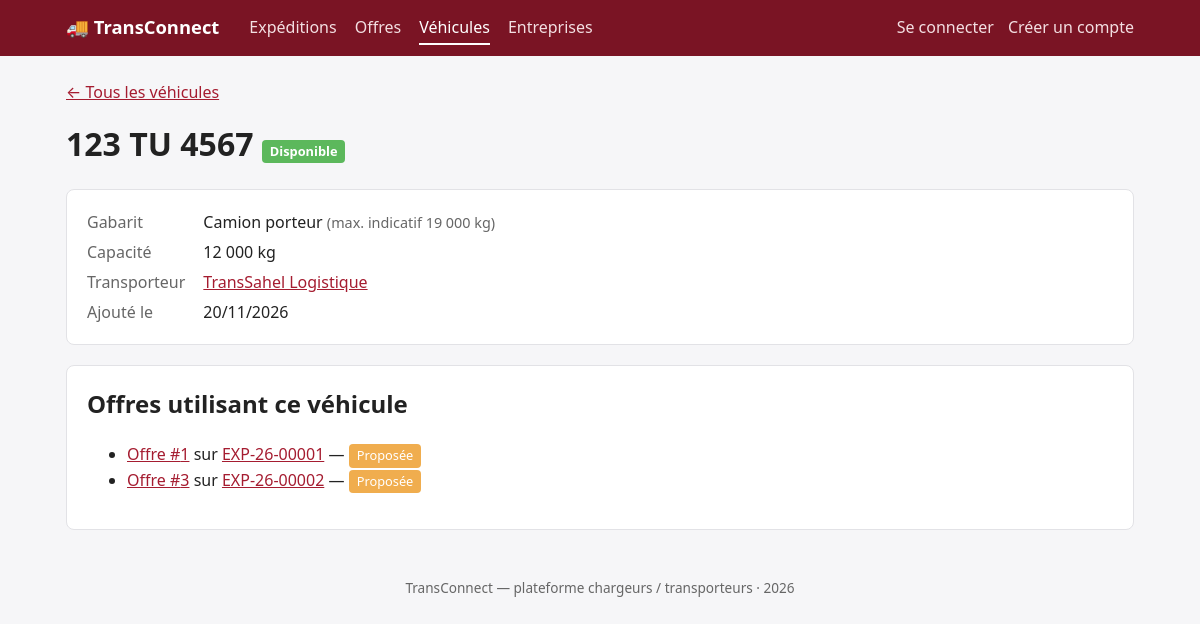
Screenshot of /vehicules/1/ with the database file from the repository.
### VehiculesApp/models.py (models this page shows, shortened)
class Vehicule(models.Model):
    CAMIONNETTE = 'camionnette'
    FOURGON = 'fourgon'
    CAMION_PORTEUR = 'camion_porteur'
    SEMI_REMORQUE = 'semi_remorque'
    TYPE_CHOICES = (
        (CAMIONNETTE, 'Camionnette / utilitaire léger'),
        (FOURGON, 'Fourgon'),
        (CAMION_PORTEUR, 'Camion porteur'),
        (SEMI_REMORQUE, 'Semi-remorque'),
    )
    CAPACITE_MAX_PAR_TYPE = {
        CAMIONNETTE: 1_500,
        FOURGON: 3_500,
        CAMION_PORTEUR: 19_000,
        SEMI_REMORQUE: 26_000,
    }
    immatriculation = models.CharField(max_length=20, unique=True)
    type_vehicule = models.CharField(max_length=20, choices=TYPE_CHOICES)
    capacite_kg = models.PositiveIntegerField(
        validators=[MinValueValidator(1, "Une capacité nulle n'est pas acceptée.")]
    )
    disponible = models.BooleanField(default=True)
    entreprise = models.ForeignKey(
        'EntreprisesApp.Entreprise',
        on_delete=models.CASCADE,
        related_name='vehicules',
    )
    created_at = models.DateTimeField(auto_now_add=True)
    updated_at = models.DateTimeField(auto_now=True)
    class Meta:
        verbose_name = 'Véhicule'
        verbose_name_plural = 'Véhicules'
        ordering = ['immatriculation']
    @property
    def capacite_max_type(self):
        return self.CAPACITE_MAX_PAR_TYPE.get(self.type_vehicule)

### EntreprisesApp/models.py (models this page shows, shortened)
class Entreprise(models.Model):
    TYPE_CHARGEUR = 'chargeur'
    TYPE_TRANSPORTEUR = 'transporteur'
    TYPE_CHOICES = (
        (TYPE_CHARGEUR, 'Chargeur'),
        (TYPE_TRANSPORTEUR, 'Transporteur'),
    )
    raison_sociale = models.CharField(max_length=150)
    matricule_fiscal = models.CharField(
        max_length=17, unique=True, validators=[valider_matricule_fiscal]
    )
    type_entreprise = models.CharField(max_length=15, choices=TYPE_CHOICES)
    adresse = models.TextField(
        validators=[MinLengthValidator(20, "L'adresse doit contenir au moins 20 caractères.")]
    )
    utilisateur = models.OneToOneField(
        Utilisateur,
        on_delete=models.CASCADE,
        related_name='entreprise',
        null=True,
        blank=True,
    )
    created_at = models.DateTimeField(auto_now_add=True)
    updated_at = models.DateTimeField(auto_now=True)
    class Meta:
        verbose_name = 'Entreprise'
        verbose_name_plural = 'Entreprises'
        ordering = ['raison_sociale']

### OffresApp/models.py (models this page shows, shortened)
class Offre(models.Model):
    PROPOSEE = 'proposee'
    ACCEPTEE = 'acceptee'
    REFUSEE = 'refusee'
    RETIREE = 'retiree'
    STATUT_CHOICES = (
        (PROPOSEE, 'Proposée'),
        (ACCEPTEE, 'Acceptée'),
        (REFUSEE, 'Refusée'),
        (RETIREE, 'Retirée'),
    )
    prix = models.DecimalField(
        max_digits=10,
        decimal_places=2,
        validators=[MinValueValidator(Decimal('0.01'), 'Le prix doit être strictement positif.')],
    )
    delai_jours = models.PositiveIntegerField(
        validators=[MinValueValidator(1, "Le délai doit être d'au moins 1 jour.")]
    )
    statut = models.CharField(max_length=15, choices=STATUT_CHOICES, default=PROPOSEE)
    date_proposition = models.DateField(auto_now_add=True)
    expedition = models.ForeignKey(
        'ExpeditionsApp.Expedition',
        on_delete=models.CASCADE,
        related_name='offres',
    )
    transporteur = models.ForeignKey(
        'EntreprisesApp.Entreprise',
        on_delete=models.CASCADE,
        related_name='offres',
    )
    vehicule = models.ForeignKey(
        'VehiculesApp.Vehicule',
        on_delete=models.PROTECT,
        related_name='offres',
    )
    created_at = models.DateTimeField(auto_now_add=True)
    updated_at = models.DateTimeField(auto_now=True)
    class Meta:
        verbose_name = 'Offre'
        verbose_name_plural = 'Offres'
        ordering = ['-created_at']

### ExpeditionsApp/models.py (models this page shows, shortened)
class Expedition(models.Model):
    PUBLIEE = 'publiee'
    ATTRIBUEE = 'attribuee'
    EN_COURS = 'en_cours'
    LIVREE = 'livree'
    ANNULEE = 'annulee'
    STATUT_CHOICES = (
        (PUBLIEE, 'Publiée'),
        (ATTRIBUEE, 'Attribuée'),
        (EN_COURS, 'En cours'),
        (LIVREE, 'Livrée'),
        (ANNULEE, 'Annulée'),
    )
    reference = models.CharField(max_length=12, unique=True, editable=False)
    ville_depart = models.CharField(max_length=100)
    ville_arrivee = models.CharField(max_length=100)
    poids_kg = models.DecimalField(
        max_digits=10,
        decimal_places=2,
        validators=[MinValueValidator(Decimal('0.01'), "Le poids doit être strictement positif.")],
        help_text='Poids en kg',
    )
    date_souhaitee = models.DateField()
    description = models.TextField(blank=True)
    statut = models.CharField(max_length=15, choices=STATUT_CHOICES, default=PUBLIEE)
    entreprise = models.ForeignKey(
        'EntreprisesApp.Entreprise',
        on_delete=models.CASCADE,
        related_name='expeditions',
    )
    created_at = models.DateTimeField(auto_now_add=True)
    updated_at = models.DateTimeField(auto_now=True)
    class Meta:
        verbose_name = 'Expédition'
        verbose_name_plural = 'Expéditions'
        ordering = ['-created_at']

### VehiculesApp/views.py (the view)
# urls.py: path('<int:pk>/', views.VehiculeDetailView.as_view(), name='detail'),
class VehiculeDetailView(DetailView):
    model = Vehicule
    template_name = 'vehicules/detail.html'
    context_object_name = 'vehicule'
    def get_queryset(self):
        return Vehicule.objects.select_related('entreprise')
    def get_context_data(self, **kwargs):
        context = super().get_context_data(**kwargs)
        context['offres'] = self.object.offres.select_related('expedition').order_by('-date_proposition')
        return context

### EntreprisesApp/context_processors.py (called while the page is built)
def entreprise_courante(request):
    return {'mon_entreprise': entreprise_de(getattr(request, 'user', None))}

### EntreprisesApp/mixins.py (called while the page is built)
def entreprise_de(user):
    return getattr(user, 'entreprise', None)

### VehiculesApp/templates/vehicules/detail.html (shortened to what this page needs)
{% extends 'base.html' %}
{% block content %}
<p><a href="{% url 'vehicules:liste' %}">← Tous les véhicules</a></p>
<h1>{{ vehicule.immatriculation|upper }}
  <span class="badge b-{{ vehicule.disponible|yesno:'oui,non' }}">{{ vehicule.disponible|yesno:"Disponible,Indisponible" }}</span>
</h1>
<div class="card">
  <dl class="fiche">
    <dt>Gabarit</dt><dd>{{ vehicule.get_type_vehicule_display }} <span class="muted">(max. indicatif {{ vehicule.capacite_max_type|floatformat:"0g" }} kg)</span></dd>
    <dt>Capacité</dt><dd>{{ vehicule.capacite_kg|floatformat:"0g" }} kg</dd>
    <dt>Transporteur</dt><dd><a href="{% url 'entreprises:detail' vehicule.entreprise.pk %}">{{ vehicule.entreprise.raison_sociale }}</a></dd>
    <dt>Ajouté le</dt><dd>{{ vehicule.created_at|date:"d/m/Y" }}</dd>
  </dl>
</div>
<div class="card">
  <h2>Offres utilisant ce véhicule</h2>
  <ul>
    {% for offre in offres %}
    <li>
      <a href="{% url 'offres:detail' offre.pk %}">Offre #{{ offre.pk }}</a> sur
      <a href="{% url 'expeditions:detail' offre.expedition.reference %}">{{ offre.expedition.reference }}</a>
      — <span class="badge b-{{ offre.statut }}">{{ offre.get_statut_display }}</span>
    </li>
    {% empty %}
    <li>Ce véhicule n'a encore été proposé sur aucune offre.</li>
    {% endfor %}
  </ul>
</div>
{% endblock %}

### templates/base.html (style rules this page uses)
:root { --brand:#a51c30; --brand-dark:#7a1424; --bg:#f6f6f8; --card:#fff; --text:#222; --muted:#666; --line:#e2e2e6; }
* { box-sizing: border-box; }
body { margin:0; font-family: system-ui, -apple-system, "Segoe UI", Roboto, sans-serif; background:var(--bg); color:var(--text); line-height:1.5; }
h1, h2 { margin-top:0; }
.card { background:var(--card); border:1px solid var(--line); border-radius:8px; padding:20px; margin-bottom:20px; }
a { color:var(--brand); }
.muted { color:var(--muted); font-size:.9rem; }
.badge { display:inline-block; padding:2px 8px; border-radius:4px; color:#fff; font-size:.8rem; white-space:nowrap; }
.b-proposee { background:#F0AD4E }
.b-oui { background:#5CB85C }
dl.fiche { display:grid; grid-template-columns:max-content 1fr; gap:6px 18px; margin:0; }
dl.fiche dt { color:var(--muted); }
dl.fiche dd { margin:0; }

### rows the page displays
Vehicule: immatriculation "123 TU 4567", disponible "Disponible", type_vehicule "Camion porteur", capacite_max_type "19 000", capacite_kg "12 000", entreprise.raison_sociale "TransSahel Logistique", created_at "20/11/2026"
Offre: pk "1", expedition.reference "EXP-26-00001", statut "Proposée"
Offre: pk "3", expedition.reference "EXP-26-00002", statut "Proposée"
